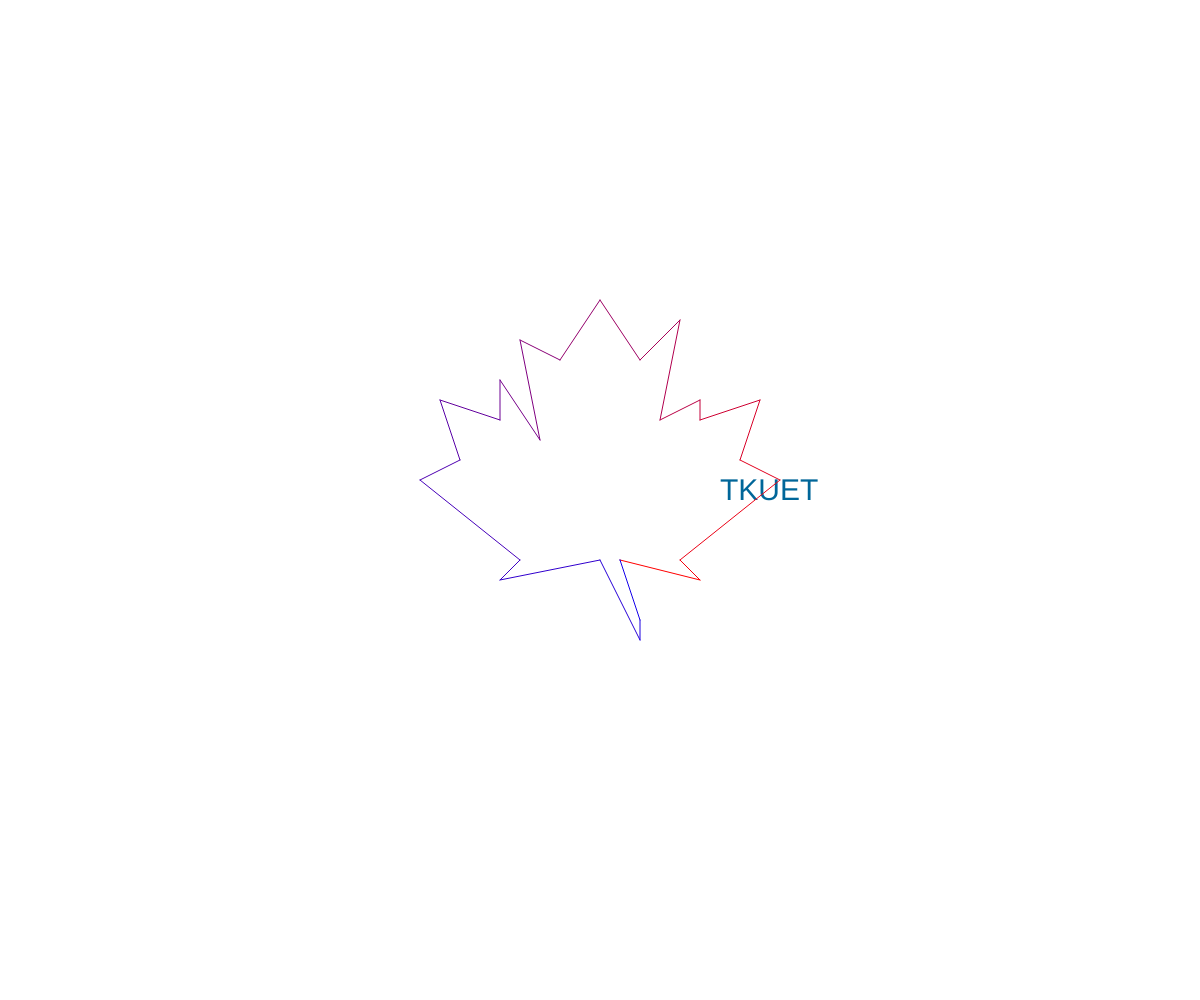
Frame 1 (no input)
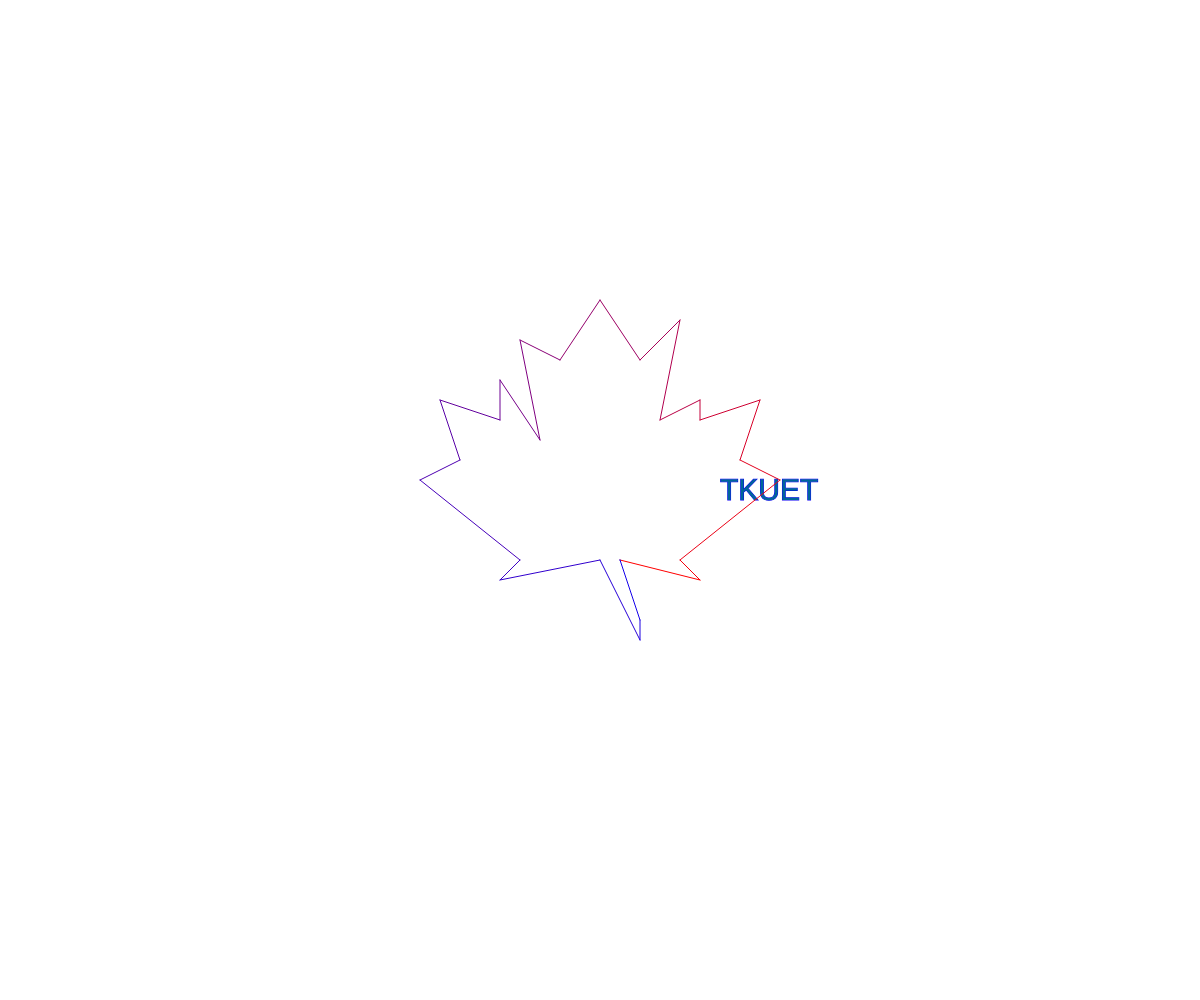
Frame 60 (no input)
Frame 120 (the mouse pressed at the canvas centre since frame 60): identical to frame 60, image omitted

The p5.js sketch that drew these frames (run headless with seeded random() and noise() and a simulated clock; from frame 60 on, the mouse is pressed at the canvas centre):

// p5.js sketch
// ── sketch.js
let points = [[1,-3], [5,-4], [4,-3],[9,1],[7,2],[8,5],[5,4],[5,5],[3,4],[4,9],[2,7],[0, 10],[-2, 7], [-4, 8],[-3,3],[-5,6],[-5,4],[-8,5],[-7,2],[-9,1],[-4,-3],[-5,-4],[0,-3],[2,-7],[2,-6],[1,-3]]; //list資料，
let w = "TKUET"


function setup() {   //只會執行一次的函數
  createCanvas(windowWidth, windowHeight); //設定一個畫布，寬為整個視窗的寬度windowWidth，高度為整個視窗的高度windowHeight
  //把points 內的值都*50
  for (let i = 0; i < points.length; i++) {
    for (let j = 0; j < points[i].length; j++) {
      points[i][j] = points[i][j] * 20;
    }
  }
}

function draw() {
  background(255);
  textSize(30)  //文字大小
  fill(0, 102, 153);  //設定顏色
  text(w,width /2 +120, height / 2);  //顯示文字
  translate(width/2, height/2); //原本原點在左上角，利用這指令把原點放到視窗的中心
  scale(1, -1);  //上下翻轉
  //利用lerpColor()函數將線條的顏色設置為漸層色
  let color1 = color(255, 0, 0);
  let color2 = color(0, 0, 255);
  for (let i = 0; i < points.length-1; i++) {
    let lineColor = lerpColor(color1, color2, i/points.length);
    stroke(lineColor);
    line(points[i][0], points[i][1], points[i+1][0], points[i+1][1]);
  }
  //最後一點與第一點的連線也使用漸層色
  let lineColor = lerpColor(color1, color2, (points.length-1)/points.length);
  stroke(lineColor);
  line(points[points.length-1][0], points[points.length-1][1], points[0][0], points[0][1]); 
}
